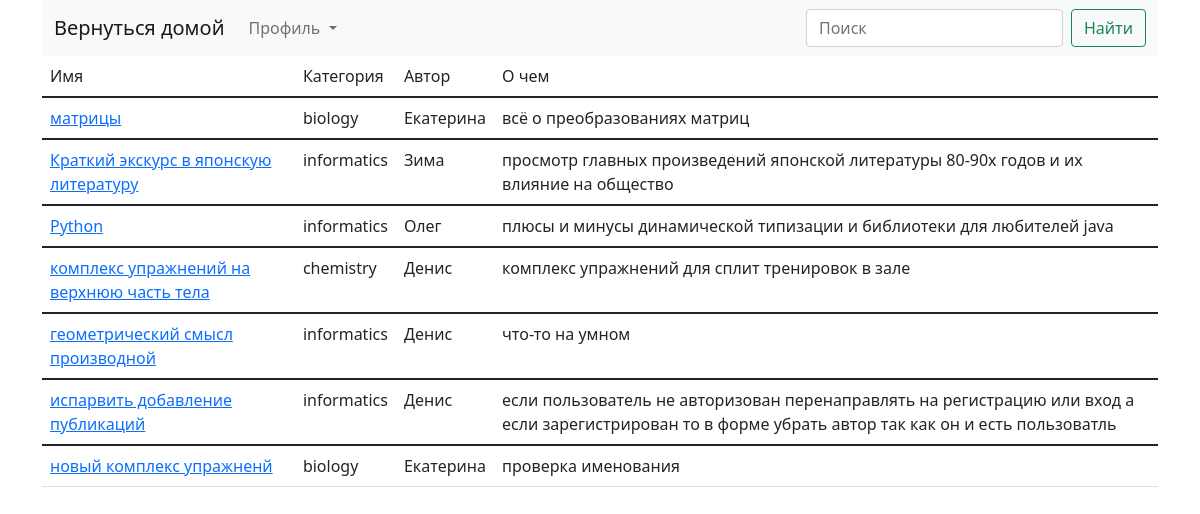
Before: /home/ with the older database file.
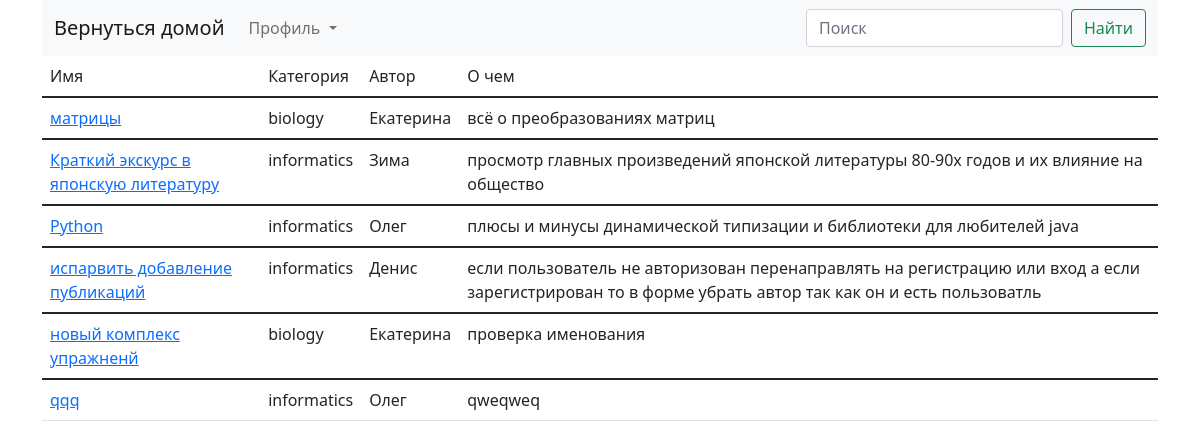
After: the same page with the newer database file.
### work/models.py (models this page shows, shortened)
class Publication(models.Model):
    title = models.CharField(max_length=200, verbose_name='Название')
    date = models.DateField(verbose_name='Дата опубликования работы', auto_now_add=True)
    author = models.ForeignKey(User, verbose_name='Автор', on_delete=models.CASCADE)
    category = models.CharField(verbose_name='Категория', choices=category, max_length=60)
    synopsis = models.TextField(verbose_name='Краткая информация о работе')
    file = models.FileField(verbose_name='Опубликованная работа',
                            validators=[FileExtensionValidator(allowed_extensions=['doc', 'docx', 'txt', 'pdf'])])
    class Meta:
        ordering = ['date']
        verbose_name = 'Пубикация'
        verbose_name_plural = 'Публикации'

### work/views.py (the view)
# urls.py: 2. Add a URL to urlpatterns:  path('', views.home, name='home')
def home(request):
    if 'search' in request.GET and request.GET['search']:
        if Publication.objects.filter(author__first_name__icontains=request.GET['search']):
            publication = Publication.objects.filter(author__first_name__icontains=request.GET['search'])
        elif Publication.objects.filter(author__last_name__icontains=request.GET['search']):
            publication = Publication.objects.filter(author__last_name__icontains=request.GET['search'])
        else:
            publication = Publication.objects.filter(title__icontains=request.GET['search'])
        if len(publication) != 0:
            return render(request, 'home_page.html', {'pubplications': publication})
        else:
            publication = Publication.objects.all()
            return render(request, 'home_page.html', {'pubplications': publication})
    else:
        publication = Publication.objects.all()
        for i in publication:
            print(i.id)
        return render(request, 'home_page.html', {'pubplications': publication})

### templates/home_page.html (shortened to what this page needs)
<!DOCTYPE html>
<html lang="en">
<head>
        {% load static %}
    <link href="{% static 'bootstrap-5.1.3-examples/assets/dist/css/bootstrap.min.css' %}" rel="stylesheet">
</head>
<body>
<div class="container">
<nav class="navbar navbar-expand-lg navbar-light bg-light">
  <div class="container-fluid">
    <a class="navbar-brand" href="{% url 'home_page' %}">Вернуться домой</a>
    <div class="collapse navbar-collapse" id="navbarSupportedContent">
      <ul class="navbar-nav me-auto mb-2 mb-lg-0">
        <li class="nav-item dropdown">
          <a class="nav-link dropdown-toggle"  id="navbarDropdown" role="button" data-bs-toggle="dropdown" aria-expanded="false">
            Профиль
          </a>
        </li>
      </ul>
             <form  class="d-flex" method="get">
      <input formmethod="get" class="form-control me-2" type="search" placeholder="Поиск" aria-label="Search" name = "search">
                 <button class="btn btn-outline-success" type="submit"  >
                     Найти</button>
        </form>
    </div>
  </div>
</nav>
{% block table %}
<table class = "table table-hover">
    <thead>
        <tr>
        <td >Имя </td>
        <td>Категория</td>
        <td>Автор</td>
        <td>О чем</td>
        </tr>
    </thead>
    {% for publication in pubplications %}
    <tbody>
        <tr>
        <td><a href="{%  url 'publication' publication.id %}">
        {{ publication.title }}
        </a></td>
        <td>{{ publication.category }}</td>
        <td>{{ publication.author.first_name }}  {{ publication.author.last_name }}</td>
        <td>{{ publication.synopsis }}
        </td>
        </tr>
    </tbody>
    {% endfor %}
    </table>
{% endblock %}
</div>
</body>
</html>

Changed rows visible on the page:
removed Publication: title "комплекс упражнений на верхнюю часть тела", category "chemistry", author.first_name "Денис", synopsis "комплекс упражнений для сплит тренировок в зале"
removed Publication: title "геометрический смысл производной", category "informatics", author.first_name "Денис", synopsis "что-то на умном"
added Publication: title "qqq", category "informatics", author.first_name "Олег", synopsis "qweqweq"
